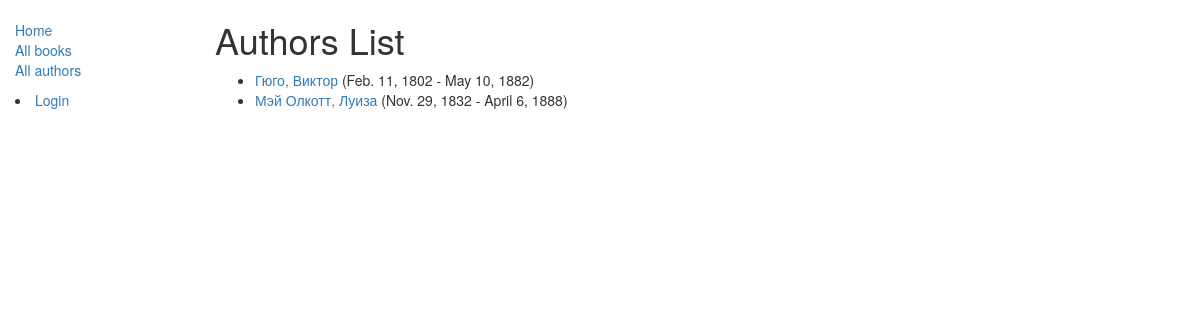
Page /catalog/authors/ on the earlier database version.
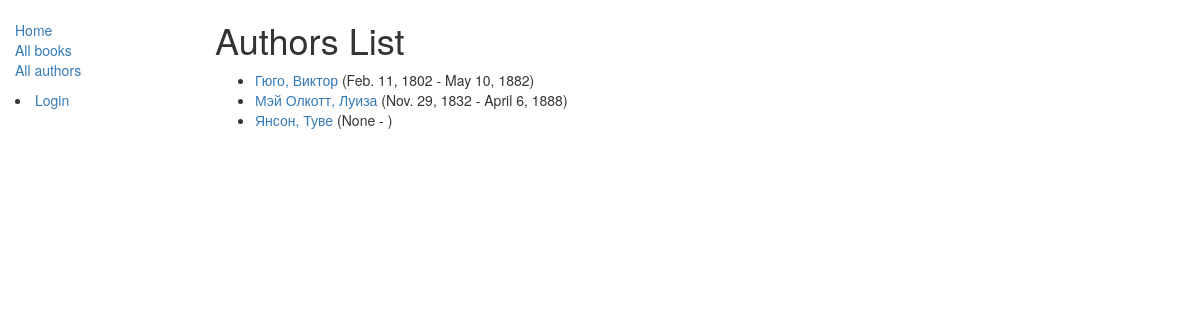
Same page on the later database version.
### catalog/models.py (models this page shows, shortened)
class Author(models.Model):
    first_name = models.CharField(max_length=100)
    last_name = models.CharField(max_length=100)
    date_of_birth = models.DateField(null=True, blank=True)
    date_of_death = models.DateField('Died', null=True, blank=True)
    def get_absolute_url(self):
        return reverse('author-detail', args=[str(self.id)])

### catalog/views.py (the view)
class AuthorListView(generic.ListView):
    model = Author
    def get_queryset(self):
        return Author.objects.all().order_by('last_name', 'first_name')

### catalog/templates/catalog/author_list.html
{% extends "catalog/base_generic.html" %}
{% block content %}
<h1>Authors List</h1>
{% if author_list %}
    <ul>
    {% for author in author_list %}
      <li>
        <a href="{{ author.get_absolute_url }}">{{ author.last_name }}, {{ author.first_name }}</a>
        ({{ author.date_of_birth }} - {{ author.date_of_death|default:"" }})
      </li>
    {% endfor %}
    </ul>
{% else %}
<p>There are no authors in the library.</p>
{% endif %}
{% endblock %}

Differences in the rows shown:
added Author: last_name "Янсон", first_name "Туве", date_of_birth "None"
